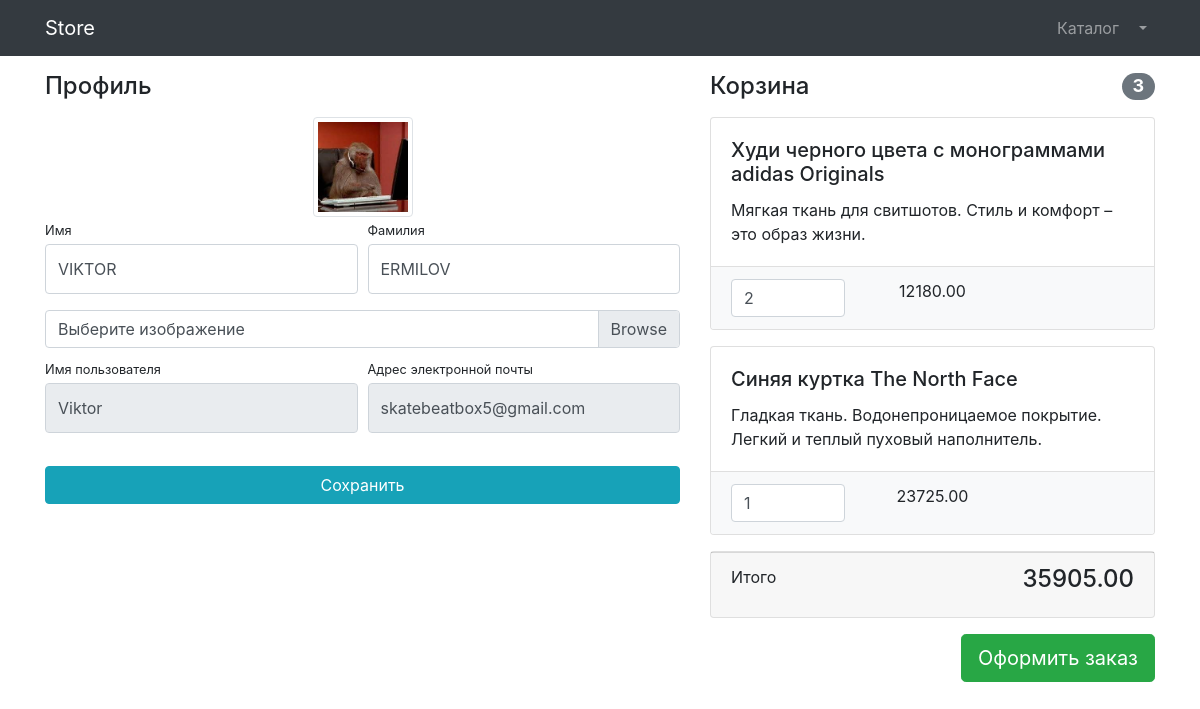
The page /users/profile/2/ (signed in) on the database as committed earlier.
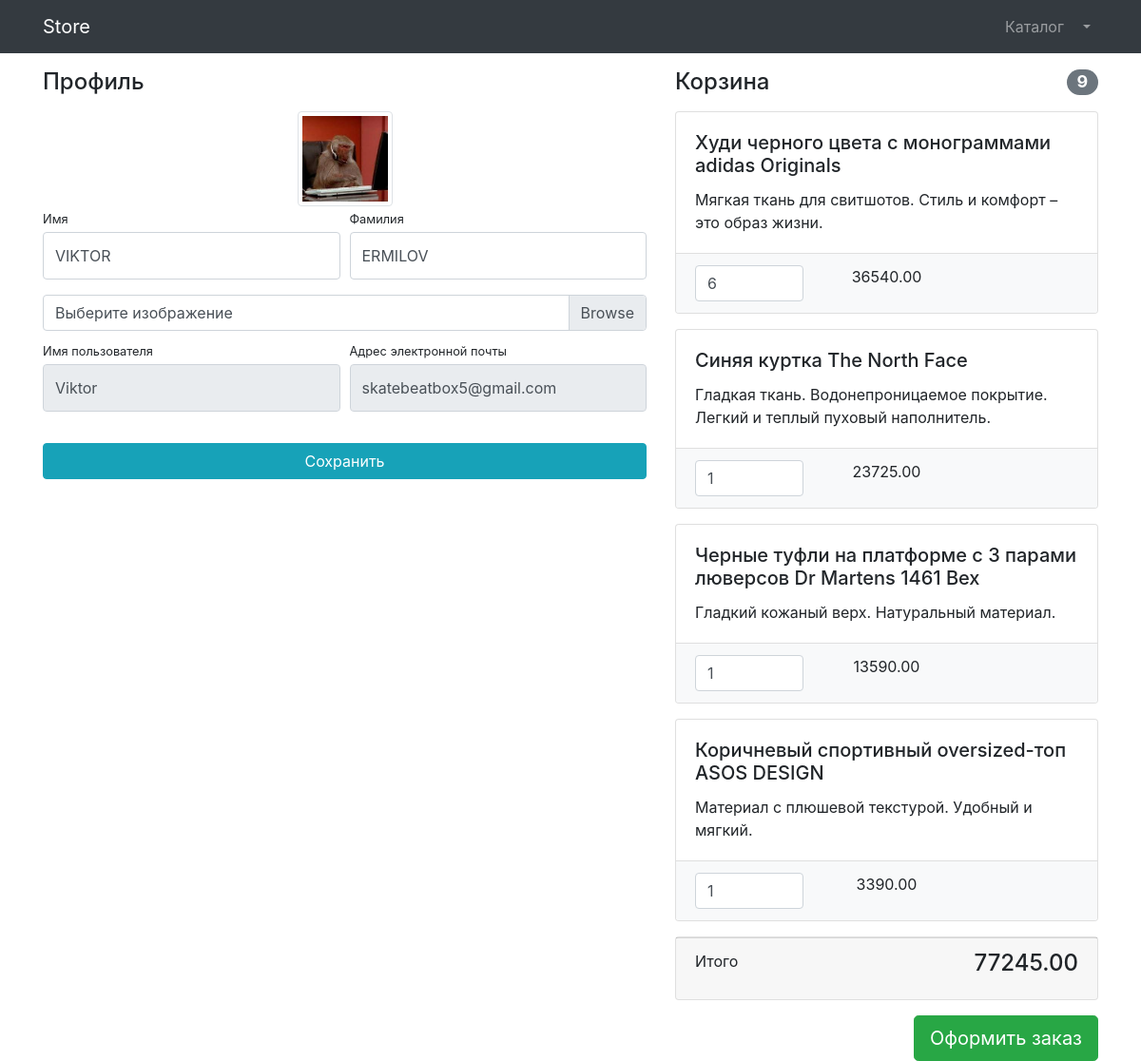
The same page on the database as committed later.
### users/models.py (models this page shows)
class User(AbstractUser):
    image = models.ImageField(upload_to='users_images', null=True, blank=True)
    is_verified_email = models.BooleanField(default=False)

### products/models.py (models this page shows, shortened)
class Basket(models.Model):
    user = models.ForeignKey(to=User, on_delete=models.CASCADE)
    product = models.ForeignKey(to=Product, on_delete=models.CASCADE)
    quantity = models.PositiveSmallIntegerField(default=0)
    created_timestamp = models.DateTimeField(auto_now_add=True)
    objects = BasketQuerySet.as_manager()
    def sum(self):
        return self.product.price * self.quantity

class Product(models.Model):
    name = models.CharField(max_length=128)
    description = models.TextField(null=True, blank=True)
    price = models.DecimalField(max_digits=10, decimal_places=2)
    quantity = models.PositiveIntegerField(default=0)
    image = models.ImageField(upload_to='products_images')
    category = models.ForeignKey(to=ProductCategory, on_delete=models.CASCADE)
    class Meta:
        verbose_name = 'product'
        verbose_name_plural = 'products'

### users/views.py (the view, shortened to what this page needs)
# urls.py: path('profile/<int:pk>/', login_required(UserProfileView.as_view()), name='profile'),
class UserProfileView(TitleMixin, UpdateView):
    model = User
    form_class = UserProfileForm
    template_name = 'users/profile.html'
    success_url = reverse_lazy('users:profile')
    title = 'Store - Личный кабинет'
    def get_context_data(self, **kwargs):
        context = super(UserProfileView, self).get_context_data()
        context['baskets'] = Basket.objects.filter(user=self.object)
        return context

### users/forms.py
class UserProfileForm(UserChangeForm):
    first_name = forms.CharField(widget=forms.TextInput(attrs={'class': 'form-control py-4'}))
    last_name = forms.CharField(widget=forms.TextInput(attrs={'class': 'form-control py-4'}))
    image = forms.ImageField(widget=forms.FileInput(attrs={'class': 'custom-file-input'}), required=False)
    username = forms.CharField(widget=forms.TextInput(attrs={'class': 'form-control py-4', 'readonly': True}))
    email = forms.CharField(widget=forms.TextInput(attrs={'class': 'form-control py-4', 'readonly': True}))
    class Meta:
        model = User
        fields = ('first_name', 'last_name', 'image', 'username', 'email')

### common/views.py (called while the page is built)
    def get_context_data(self, **kwargs):
        context = super(TitleMixin, self).get_context_data(**kwargs)
        context['title'] = self.title
        return context

### products/models.py (called while the page is built)
    def total_sum(self):
        return sum(basket.sum() for basket in self)

    def total_quantity(self):
        return sum(basket.quantity for basket in self)

### users/templates/users/profile.html (shortened to what this page needs)
{% extends 'products/base.html' %}
{% load static %}
{% block css %}
<link href='{% static "/vendor/css/profile.css" %}' rel="stylesheet">
{% endblock %}
{% block content%}
<div class="container">
    <div class="row">
        <div class="col-lg-7">
            <h4 class="mt-3 mb-3">Профиль</h4>
            <div class="col-lg-12 text-center">
                <img width="100" height="100"
                     src="{% if user.image %} {{ user.image.url }} {% else %} {% static 'vendor/img/users/default_avatar.jpg' %} {% endif %}"
                     class="img-thumbnail">
            </div>
            <form action="{% url 'users:profile' user.id %}" , method="post" , enctype="multipart/form-data">
                <div class="form-row">
                    <div class="col-lg-6">
                        <div class="form-group">
                            <label class="small mb-1" for="{{ form.first_name.id_for_label }}">Имя</label>
                            {{ form.first_name }}
                        </div>
                    </div>
                    <div class="col-lg-6">
                        <div class="form-group">
                            <label class="small mb-1" for="{{ form.last_name.id_for_label }}">Фамилия</label>
                            {{ form.last_name }}
                        </div>
                    </div>
                </div>
                <div class="form-row mb-2">
                    <div class="col-lg-12">
                        <div class="custom-file">
                            <label class="custom-file-label" for="{{ form.image.if_for_label }}">
                                Выберите изображение
                            </label>
                        </div>
                    </div>
                </div>
                <div class="form-row">
                    <div class="col-lg-6">
                        <label class="small mb-1" for="{{ form.username.id_for_label }}">
                            Имя пользователя
                        </label>
                        {{ form.username }}
                    </div>
                    <div class="col-lg-6">
                        <label class="small mb-1" for="{{ form.email.id_for_label }}">
                            Адрес электронной почты
                        </label>
                        {{ form.email }}
                    </div>
                </div>
                <div class="form-row">
                    <div class="col-lg-12" style="margin-top: 33px;">
                        <input class="btn btn-info btn-block" type="submit" value="Сохранить">
                    </div>
                </div>
            </form>
        </div>
        <div class="col-lg-5">
            {% include 'products/baskets.html' %}
        </div>
    </div>
</div>
{% endblock %}

### products/templates/products/base.html (shortened to what this page needs)
{% load static %}
<!DOCTYPE html>
<html lang="en">
<head>
    <link href="{% static 'vendor/bootstrap/css/bootstrap.min.css' %}" rel="stylesheet">
    {% block css %} {% endblock %}
</head>
<body>
<nav class="navbar navbar-expand-lg navbar-dark bg-dark fixed-top">
    <div class="container">
        <a class="navbar-brand" href="{% url 'index' %}">Store</a>
        <div class="collapse navbar-collapse" id="navbarResponsive">
            <ul class="navbar-nav ml-auto">
                <li class="nav-item">
                    <a class="nav-link" href="{% url 'products:index' %}">Каталог
                    </a>
                </li>
                {% if user.is_authenticated %}
                <li class="nav-item dropdown">
                    <a class="nav-link dropdown-toggle" href="#" id="navbarDropdown" role="button"
                       data-bs-toggle="dropdown" aria-expanded="false">
                    </a>
                </li>
                {% else %}
                    <li class="nav-item">
                        <a class="nav-link" href="{% url 'users:login' %}">Войти <i class="fas fa-sign-in-alt"></i></a>
                    </li>
                {% endif %}
            </ul>
        </div>
    </div>
</nav>
{% block content %} {% endblock %}
</body>
</html>

### products/templates/products/baskets.html (shortened to what this page needs)
{% if baskets %}
    <h4 class="mt-3 mb-3 d-flex justify-content-between align-items-center mb-3">
        Корзина <span class="badge badge-secondary badge-pill">{{ baskets.total_quantity }}</span>
    </h4>
    {% for basket in baskets %}
        <div class="card mb-3">
    <div class="card-body">
        <h5 class="card-title">{{ basket.product.name }}</h5>
        <p class="card-text">{{ basket.product.description }}</p>
    </div>
        <ul class="list-group list-group-flush">
            <li class="list-group-item bg-light">
                <div class="row text-center">
                    <div class="col-lg-4">
                    <input name="basketID" type="number" class="form-control"
                           value="{{ basket.quantity }}" min="0">
                    </div>
                    <div class="col-lg-4">{{ basket.sum }}</div>
                    <div class="col-lg-4">
                    </div>
                </div>
            </li>
        </ul>
    </div>
    {% endfor %}
    <div class="card mb-3">
        <div class="card-footer">
            <p class="float-left">Итого</p>
            <h4 class="float-right">{{ baskets.total_sum }}</h4>
        </div>
    </div>
    <a class="btn btn-success btn-lg float-right" href="../orders/order-create.html">
    Оформить заказ
    </a>
{% else %}
    <h4 class="mt-3 mb-3 text-center">
        Корзина пуста
    </h4>
{% endif %}

Rows that differ between the two databases and show on the page:
changed Basket "Худи черного цвета с монограммами adidas Originals": total_quantity "3" → "9"; basketID "2" → "6"; sum "12180.00" → "36540.00"; total_sum "35905.00" → "77245.00"
added Basket: product.name "Черные туфли на платформе с 3 парами люверсов Dr Martens 1461 Bex", product.description "Гладкий кожаный верх. Натуральный материал.", basketID "1", sum "13590.00"
added Basket: product.name "Коричневый спортивный oversized-топ ASOS DESIGN", product.description "Материал с плюшевой текстурой. Удобный и мягкий.", basketID "1", sum "3390.00"
